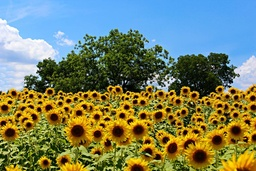
#> input picture Assignment3/sunflower.jpeg, 256 x 171 px, shrunk from 960 x 640 before the run
$ jupyter execute logscale.ipynb   (shell and % lines are left out)
#> lines starting #> are read from the running program, lines starting #| are printed output that depends on the picture
#> further down, img_gif is the input picture: PIL image 256x171 RGB; mean R, G, B 119.9, 130.4, 103.5
#| shape : (171, 256, 3)
# Part2 Implementing the LoG scale blob detector (60 points):
In an iPython notebook logscale.ipynb, import the following

~~~
import matplotlib as mpl
import matplotlib.pyplot as plt
import time
import numpy as np
~~~

## Must do
- Implement the Laplacian of `Gaussian blob detector including scale space tracking`.
- First write a function `LoG(sigma=1,size=19)` :
    1. first argument is the parameter of the Gaussian kernel
    2. second argument is the overall image size of the filter (here by default 19x19 pixels).
    3. The function should return a numpy array with the filter values. At each pixel (x,y), the LoG has the value of (note, that the values have to be CENTERED in the window!!)
    4. Insert code that shows LoG filters for `sigmas from 1 to 10` in steps of 1 with a size of 19 pixels.

$$\textrm{LoG}(x,y)=-\frac{1}{\pi \sigma^4}(1-\frac{x^2+y^2}{2\sigma^2})e^{-\frac{x^2+y^2}{2\sigma^2}}$$

- Insert another function called `filterImg(img,fil)`:
    1. performs a convolution of img with fil and returns the filtered image as its return value. MAKE SURE that the return image has the SAME size as the input image img!!!

- Insert another function called `trackScale(img,sigmas,size,threshold)`:
    1. Creates len(sigmas) LoG filters with the sigmas in the array for the specified size
    2. Filters img with each LoG filter
    3. For each pixel in the stack of filtered images, finds the maximum value and stores this in a return array called totScale
    4. Plots the input picture img with overlays of the SCALED blobs that were found similar to the pictures in class on slides 79,84

- Use the following picture (again, you may need to convert to PNG so you can read it in with matplotlib code) ([LINK](https://img1.southernliving.timeinc.net/sites/default/files/styles/4_3_horizontal_inbody_900x506/public/image/2018/07/main/the_sunflower_fields_at_neuse_river_greenway_trail.jpg?itok=ZOlvAuIg&1532035249))

- Insert code that uses good parameters for `sigmas, size, and threshold` so that you can find as many sunflower “blobs” as possible.

[cell 1]
# Import needed libraries
import os
import matplotlib as mpl
import matplotlib.pyplot as plt
import time
import numpy as np
from tqdm import tqdm
from PIL import Image

[cell 2]
# Define function to convert an rgb image to gray scale image
def rgb2gray(rgb):
    r, g, b = rgb[:,:,0], rgb[:,:,1], rgb[:,:,2]
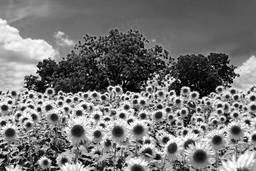
#> r: shape (171, 256) float32; min 0, max 1, mean 0.47
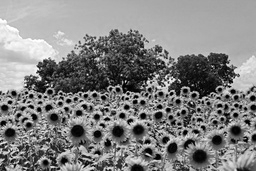
#> g: shape (171, 256) float32; min 0, max 1, mean 0.511
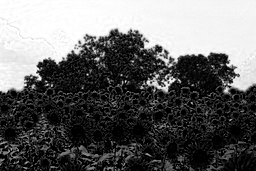
#> b: shape (171, 256) float32; min 0, max 1, mean 0.406
    gray = 0.2989 * r + 0.5870 * g + 0.1140 * b
    return gray

[cell 3]
# change JPEG to PNG
img_name = 'sunflower'
img_gif =  Image.open(img_name+'.jpeg')
img_gif.save(img_name+".png",'png')

[cell 4]
img = plt.imread(img_name+'.png')
print('shape : {} '.format(img.shape))
plt.imshow(img)
plt.xticks([])
plt.yticks([])
plt.show()

[cell 5]
# Show the target image to work on
img = rgb2gray(img)
plt.imshow(img, cmap='gray')

Following site(https://math.stackexchange.com/questions/486303/normalized-laplacian-of-gaussian) states that:
> In order to make the Laplacian of Gaussian operator invariant to scales, it is always said to normalize LoG by multiplying $σ^2$,

Therefore, we have added normalization for out LoG operator:

$$\operatorname{LoG}_\text{normalized}(x,y) = \sigma^2\cdot \operatorname{LoG}(x,y) = \frac{1}{\pi\sigma^2}\left(\frac{x^2+y^2}{2\sigma^2} - 1\right)e^{-\frac{x^2+y^2}{2\sigma^2}}.$$

[cell 6]
def LoG(sigma=1, size=19):
    '''
    Information: Function to return a LoG filter used for extracting features in an image
    Arguments
        sigma: sigma value used in LoG
        size: size of the kernel for LoG convolution
    '''
    ws = size

    # Base filter
    fil = np.zeros((2*ws+1, 2*ws+1))

    # Fill the filter to make LoG filter
    for i in range(-ws, ws+1):
        for j in range(-ws, ws+1):
            tmp = (i**2+j**2)/(2*sigma**2)
            fil[i+ws, j+ws] = -1/(np.pi*np.power(sigma, 4))*(1-tmp)*np.exp(-tmp)*(sigma**2)

    return fil

[cell 7]
# -------------------------------------------------------------------
#  Plotting sample LoG kernels of different sigma values of size=19
# -------------------------------------------------------------------
fig, axes = plt.subplots(5, 2, figsize=(10, 20))

for sigma_val in range(0, 10):
    r = sigma_val // 2
    c = sigma_val % 2
    log_filter = LoG(sigma=sigma_val+1, size=19)
    axes[r][c].imshow(log_filter, cmap='gray')
    axes[r][c].set_title(f"sigma: {sigma_val+1}")
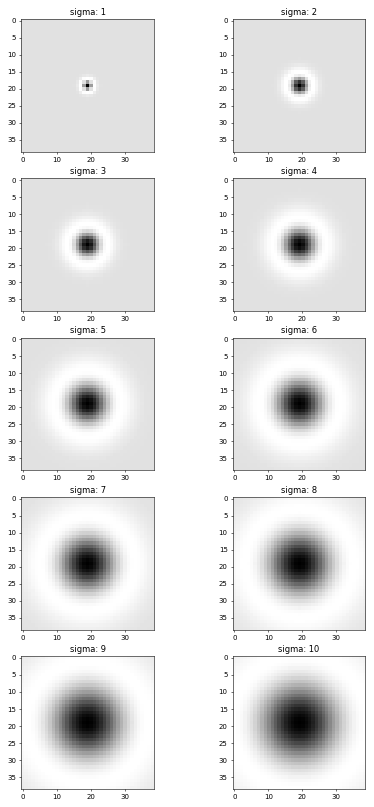
#> figure drawn by matplotlib, 10 panels

[cell 8]
def LoG(sigma=1, size=19):
    '''
    Information: Function to return a LoG filter used for extracting features in an image
    Arguments
        sigma: sigma value used in LoG
        size: size of the kernel for LoG convolution
    '''

    # -----------------------------------------------------------------------
    #   Notes;
    #   Through some experiments,
    #   we found out it works best to get the 'size' bigger along with sigma,
    #   so we use size * sigma instead of using size alone.
    #   This lets us use the parameter 'size' of a smaller value instead.
    # -----------------------------------------------------------------------
    ws = size * sigma
    ws = ws if ws % 2 != 0 else ws - 1

    # Base filter
    fil = np.zeros((2*ws+1, 2*ws+1))

    # Fill the filter to make LoG filter
    for i in range(-ws, ws+1):
        for j in range(-ws, ws+1):
            tmp = (i**2+j**2)/(2*sigma**2)
            fil[i+ws, j+ws] = -1/(np.pi*np.power(sigma, 4))*(1-tmp)*np.exp(-tmp)*(sigma**2)

    return fil

[cell 9]
def filterImg(img=None, fil=None):
    '''
    Information: Performs a convolution of img with fil and returns the filtered image as its return value.
    Arguments
        img: Input image to apply filter.
        fil : Filter to be used for convolutions.
    '''
    kernel = fil.astype(float)

    # this holds the end result
    width = int((kernel.shape[1]-1)/2)
    height = int((kernel.shape[0]-1)/2)

    # do reflective padding which is the default padding used in cv2.filter2D
    img = np.pad(img, ((width//2, width//2), (height//2, height//2)), 'reflect')
    filtered = np.zeros_like(img)

    # do the filtering
    for i in range(height, img.shape[1]-height):
        for j in range(width, img.shape[0]-width):
            filtered[j,i] = np.sum(kernel*img[j-width:j+width+1, i-height:i+height+1])

    # Remove zero-padded areas -> same size output
    filtered = filtered[int((width)/2):-int((width)/2), int((height)/2):-int((height-1)/2)]

    return filtered

def  trackScale(img=None, sigmas=None, size=19, threshold=0.1):
    '''
    1) Creates len(sigmas) LoG filters with the sigmas in the array for the specified size
    2) Filters img with each LoG filter
    3) For each pixel in the stack of filtered images, finds the maximum value and stores this in a return array called totScale
    4) Plots the input picture img with overlays of the SCALED blobs that were found similar to the pictures in class on slides 79,84
    '''
#> called with size = 5, threshold = 0.24
    result_images = [] # Array to store result images

    # Perform convolutions on given image using each sigma value
    for sigma in sigmas:
        print(f"Working on sigma: {sigma}")
        filter_log = LoG(sigma=sigma, size=size)
        image = filterImg(img=img, fil=filter_log)
        result_images.append(image)
#> this loop made 15 passes
#> pass 1, in filterImg, `img = np.pad(img, ((width//2, width//2), (height//2, height//2)), 'ref..`:
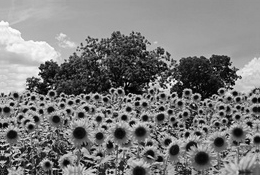
#> img: shape (175, 260) float32; min 0.00117, max 0.998, mean 0.489
#> pass 1, in trackScale, `image = filterImg(img=img, fil=filter_log)`:
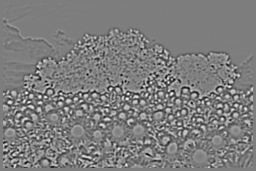
#> image: shape (171, 256) float32; min -0.368, max 0.377, mean -6.46e-05; drawn with min black and max white
#> pass 2, in filterImg (call 2), `img = np.pad(img, ((width//2, width//2), (height//2, height//2)), 'ref..`:
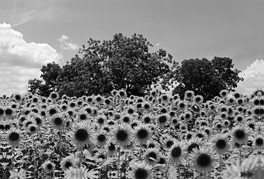
#> img: shape (179, 264) float32; min 0.00117, max 0.998, mean 0.492
#> pass 2, in trackScale, `image = filterImg(img=img, fil=filter_log)`:
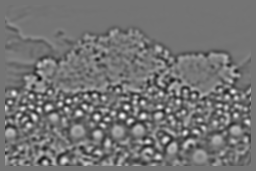
#> image: shape (171, 256) float32; min -0.347, max 0.413, mean -5.76e-05; drawn with min black and max white
#> after the loop, result_images = 15 items

    # to numpy for slicing afterwards
    result_images = np.array(result_images)

    # Find blobs from result_images
    totScale = []
    for h in range(1, img.shape[0]):
        for w in range(1, img.shape[1]):
            # slice with 1x1 pixels to get the local maxima
            sliced = result_images[:, h:h+1, w:w+1]

            # finds the maximum value to store in totScale
            log_result = np.amax(sliced)
            if log_result >= threshold: # threshold used for finding blobs
                z, x, y = np.unravel_index(sliced.argmax(), sliced.shape) # get local coordinates
                totScale.append((h+x-1, w+y-1, z)) # map the local coordinates to the original image
#> after the loop, totScale = 1319 items, first 6: (41, 78, 0), (50, 164, 0), (54, 159, 0), (59, 43, 0), (60, 44, 1), (61, 162, 0)

    return totScale

[cell 10]
# ------------------------------------------------------
#   NOTES;
#    We found that the maximum value of sigmas should be big enough
#    when applying them in stepped-array fashion,
#    or big blobs may not be well detected.
# ------------------------------------------------------
sigmas = list(range(1, 16))

# ------------------------------------------------------
#   Detect blobs
#   Through trial and errors, we found the combination below the best/effective parameters for detecting blobs
#   sigmas    : 1 to 15 with step size=1
#   size      : 5
#   threshold : 0.24
# ------------------------------------------------------
blobs_detected = trackScale(img=img, sigmas=sigmas, size=5, threshold=0.24)
#> blobs_detected has the same summary as totScale in trackScale

# Get unique values
blobs_detected_unique = list(set(blobs_detected))
#> blobs_detected_unique = 1319 items, first 6: (132, 98, 2), (116, 143, 1), (78, 204, 14), (83, 158, 0), (119, 22, 0), (101, 39, 0)

# Get rid of zero-sized blobs
blobs_detected_unique = [blob for blob in blobs_detected_unique if blob[-1] > 0]
#> blobs_detected_unique = 1097 items, first 6: (132, 98, 2), (116, 143, 1), (78, 204, 14), (74, 213, 14), (131, 78, 4), (151, 95, 1)

[cell 11]
# ----------------------------------
#  Plot the blob detection result
# ----------------------------------
fig, ax = plt.subplots(figsize=(15, 15))
ax.imshow(img, cmap='gray')

# Overlay blobs on the image and show
for y, x, val in blobs_detected_unique:
    blob = plt.Circle((x, y), val, color='red', linewidth=0.2, fill=False)
    ax.add_patch(blob)
#> this loop made 1097 passes

ax.plot()
plt.show()
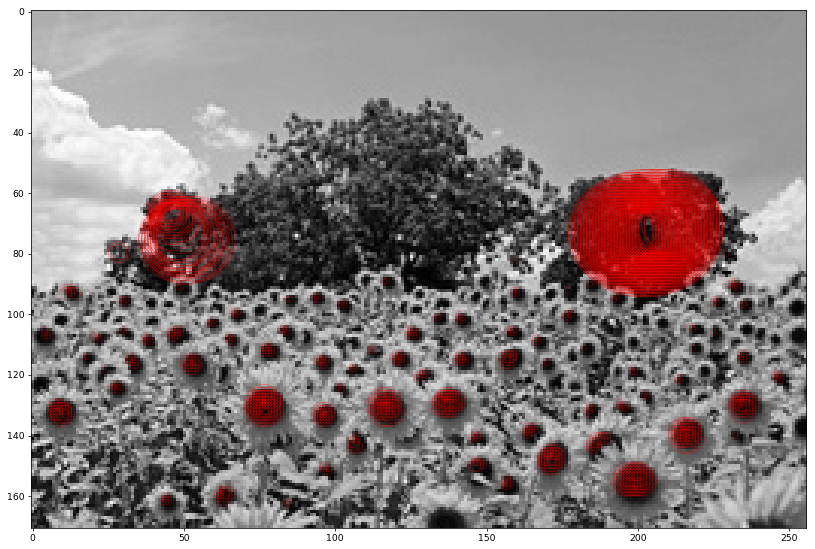
#> figure drawn by matplotlib, 1 panel
